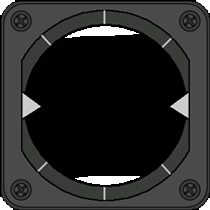
#> input picture quad_base/scripts/REFERENCE/PyQt/Horizon_Backgroung.png, 210 x 210 px
$ python Overlay_Pitch_Roll.py
#> lines starting #> are read from the running program, lines starting #| are printed output that depends on the picture
import numpy as np
import cv2
import Image
'''
Sky[y_offset:y_offset+H_Backgrnd.shape[0], x_offset:x_offset+H_Backgrnd.shape[1], c] =
    H_Backgrnd[:,:,c] * (H_Backgrnd[:,:,3]/255.0) +  Sky[y_offset:y_offset+H_Backgrnd.shape[0], x_offset:x_offset+H_Backgrnd.shape[1], c] * (1.0 - H_Backgrnd[:,:,3]/255.0)
'''

def nothing(x):
    pass
cv2.namedWindow('CONTROLS')
cv2.createTrackbar('ROLL','CONTROLS',0,360,nothing)
cv2.createTrackbar('PITCH','CONTROLS',-85,85,nothing)
Needle = cv2.imread("Maquette_Avion.png", -1)
H_Backgrnd = cv2.imread("Horizon_Backgroung.png",-1)
#> H_Backgrnd is the input picture: shape (210, 210, 4); mean B, G, R, A 40.6, 41.1, 40.8, 140.6
Grnd_sky = cv2.imread("Horizon_GroundSky.png")
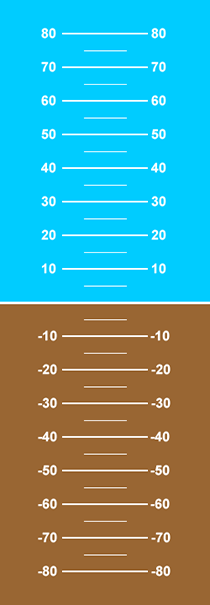
#> input picture quad_base/scripts/REFERENCE/PyQt/Horizon_GroundSky.png, 210 x 605 px
#> Grnd_sky is the input picture: shape (605, 210, 3); mean B, G, R 157.8, 157.7, 84.8

while True:
    Roll = cv2.getTrackbarPos('ROLL','CONTROLS')
    Pitch = cv2.getTrackbarPos('PITCH','CONTROLS')
    Sky = Grnd_sky[Pitch+197:Pitch+197+210,0:210].copy()
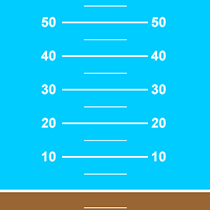
#> Sky: shape (210, 210, 3); mean B, G, R 237.8, 197.9, 26.3
    # [4 lines of commented-out code are left out]
    for c in range(0,3):
        Sky[0:210,0:210, c] = H_Backgrnd[:,:,c] * (H_Backgrnd[:,:,3]/255.0) +  Sky[0:0+210, 0:210, c] * (1.0 - H_Backgrnd[:,:,3]/255.0)
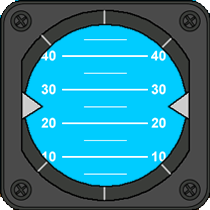
#> Sky: shape (210, 210, 3); mean B, G, R 149.8, 129, 43.8

    M = cv2.getRotationMatrix2D((210/2,210/2),Roll,1)
#> (the run stopped early here; a loop or call above may not have finished)
